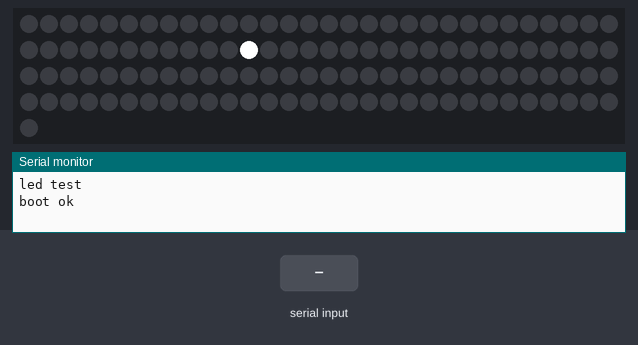
Recording of a sketch running on a simulated ESP32. On the bench: 121 RGB LEDs in strip order, left to right, continuing on the next row, the last lines printed to the serial monitor. The inputs (shaded band) are chosen by the test bench. Not simulated (calls return 0 or success): wificonfig.h.

Above: at 2.74 s.
3.8 s: "30,150\n" received over Serial
At 4.19 s:
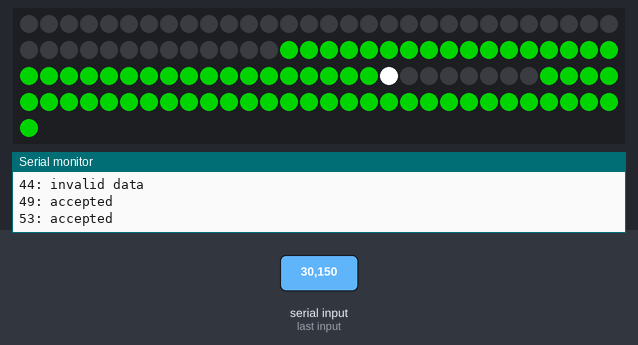
5.7 s: "90,45\n" received over Serial
At 5.89 s:
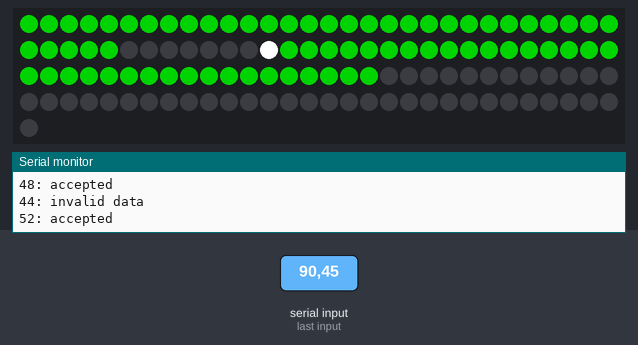
7.5 s: "0\n" received over Serial
At 8.7 s:
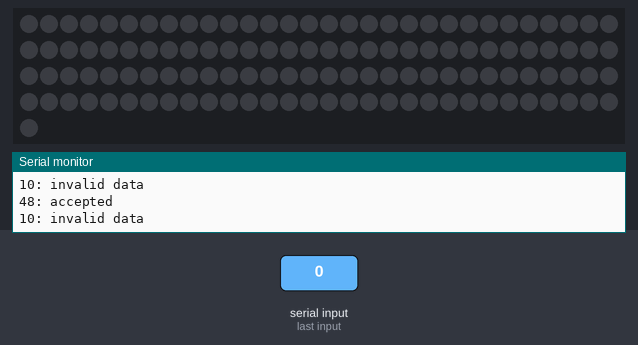
9.0 s: "5\n" received over Serial
Timing chart, 0 to 12.0 s (numbered marks = the images above; inputs shaded):
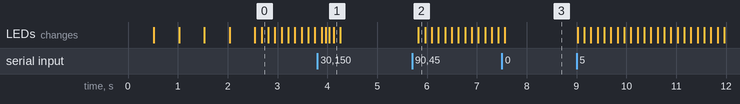

Measured:
- after the input at 3.8 s, the LEDs: first change after 0.09 s (image 1 shows a later state)
- after the input at 5.7 s, the LEDs: change after 0.12 s (image 2)
- after the input at 7.5 s, the LEDs: change after 0.06 s (image 3)

The sketch:

effects-led.ino
```cpp
#include <arduino.h>
#include <WiFi.h>
#include <FastLED.h>
#include "wificonfig.h"

#define NUM_LEDS 121 // 35*3+8*2
#define PIN_LEDS 25

#define EFFECT_MODE_NONE 0
#define EFFECT_MODE_C1_SPK 1
#define EFFECT_MODE_C2_SPK 2
#define EFFECT_MODE_JUDGE_INPROGRESS 3
#define EFFECT_MODE_C1_WIN 4
#define EFFECT_MODE_C2_WIN 5

CRGB leds[NUM_LEDS];

int textsize = 3;
// uint8_t effectMode = 0;
uint8_t effectMode = 4;
/*
0: black,
1: challenger1 speaking
2: challenger2 speaking
3: judge thinking
4: judge selected challenger1
5: judge selected challenger2
*/
uint8_t prevEffectMode = effectMode;

uint8_t challenger1CircleIndex = 0; // 0..34
uint8_t challenger1BarIndex = 42; // 42..35
uint8_t judgeCircleIndex = 43; // 43..77
uint8_t challenger2BarIndex = 78; // 78..85
uint8_t challenger2CircleIndex = 86; // 86..120
uint8_t blinkToggle = 0;

void turnOffAll();
void ledTest();
void setIndexsToStart();

void challenger1Speaking();
void challenger2Speaking();
void judgeTinking();
void challenger1Win();
void challenger2Win();

void setup() {
    Serial.begin(115200);

    // Serial.print("WiFi connect");
    // WiFi.begin(WIFI_SSID, WIFI_PASS);
    // while (WiFi.status() != WL_CONNECTED){
    //     delay(500);
    //     Serial.print('.');
    // }
    // Serial.print("\n");
    // Serial.println(WiFi.localIP());

    FastLED.addLeds<NEOPIXEL, PIN_LEDS>(leds, NUM_LEDS);
    Serial.println("led test");
    ledTest();

    Serial.println("boot ok");
}
/*
LED Mapping
  0- 34(35): Challenger1 Circle
 35- 43( 8): Challenger1 Bar
 43- 77(35): Judge Circle
 78- 86( 8): Challenger2 Bar
 87-121(35): Challenger2 Circle
*/
void loop() {
    // Serial.println("loop");
    if (Serial.available()) {
        int inByte = Serial.read();
        Serial.print(inByte);
        // NOTE: 面倒なのでとりあえずASCIIコードのまま処理する
        inByte = inByte - 48;
        if (inByte<0 || inByte>5) {
            Serial.println(": invalid data");
        } else {
            Serial.println(": accepted");
            effectMode = inByte;
        }
    }

    switch(effectMode) {
        case EFFECT_MODE_NONE: // turn off all
            turnOffAll();
            break;
        case EFFECT_MODE_C1_SPK: // challenger1 speaking
            challenger1Speaking();
            break;
        case EFFECT_MODE_C2_SPK: // challenger2 speaking
            challenger2Speaking();
            break;
        case EFFECT_MODE_JUDGE_INPROGRESS: // judge thinking
            judgeTinking();
            break;
        case EFFECT_MODE_C1_WIN: // judge selected challenger1
            challenger1Win();
            break;
        case EFFECT_MODE_C2_WIN: // judge selected challenger2
            challenger2Win();
            break;
    }
    delay(30);
}

// ----------------------------------------------------------------

void ledTest() {
    turnOffAll();
    // Challenger1 Circle
    for(int a=0;a<35;a++) {
        leds[a] = CRGB::Red; // current
    }
    FastLED.show();
    delay(500);
    // ----
    turnOffAll();
    // Challenger1 Bar
    for(int b=35;b<43;b++) {
        leds[b] = CRGB::White; // current
    }
    FastLED.show();
    delay(500);
    // ----
    turnOffAll();
    // Judge Circle
    for(int c=43;c<78;c++) {
        leds[c] = CRGB::Green; // current
    }
    FastLED.show();
    delay(500);
    // ----
    turnOffAll();
    // Challenger2 Bar
    for(int d=78;d<86;d++) {
        leds[d] = CRGB::White; // current
    }
    FastLED.show();
    delay(500);
    // ----
    turnOffAll();
    // Challenger2 Circle
    for(int e=86;e<121;e++) {
        leds[e] = CRGB::Blue; // current
    }
    FastLED.show();
    delay(500);
    // ----
    turnOffAll();
}

// ----------------------------------------------------------------

void turnOffAll() {
    for(int i=0;i<NUM_LEDS;i++) {
        leds[i] = CRGB::Black;
    }
    FastLED.show();
}

void setIndexsToStart()
{
    challenger1CircleIndex = 0; // 0..34
    challenger1BarIndex = 42; // 42..35
    judgeCircleIndex = 43; // 43..77
    challenger2BarIndex = 78; // 78..85
    challenger2CircleIndex = 86; // 86..120
}

// ----------------------------------------------------------------

void challenger1Speaking() {
    if (prevEffectMode != EFFECT_MODE_C1_SPK) {
        turnOffAll(); // clear all
        setIndexsToStart(); // clear all index
        blinkToggle = 0;
        prevEffectMode = effectMode;
    }

    // Challenger1 Circle
    for(int a=0;a<35;a++) {
        leds[a] = CRGB::Black; // clear all
    }
    leds[challenger1CircleIndex] = CRGB::Red;
    challenger1CircleIndex++; // 0..34
    if (challenger1CircleIndex>34) {
        challenger1CircleIndex = 0;
    }
    FastLED.show();
    delay(50);
}

void challenger2Speaking() {
    if (prevEffectMode != EFFECT_MODE_C2_SPK) {
        turnOffAll(); // clear all
        setIndexsToStart(); // clear all index
        blinkToggle = 0;
        prevEffectMode = effectMode;
    }

    // Challenger2 Circle
    for(int e=86;e<121;e++) {
        leds[e] = CRGB::Black; // clear all
    }
    leds[challenger2CircleIndex] = CRGB::Red;
    challenger2CircleIndex++; // 86..120
    if (challenger2CircleIndex>120) {
        challenger2CircleIndex = 86;
    }
    FastLED.show();
    delay(50);
}

void judgeTinking() {
    if (prevEffectMode != EFFECT_MODE_JUDGE_INPROGRESS) {
        turnOffAll(); // clear all
        setIndexsToStart(); // clear all index
        blinkToggle = 0;
        prevEffectMode = effectMode;
    }

    // Challenger2 Circle
    for(int c=43;c<78;c++) {
        leds[c] = CRGB::Black; // clear all
    }
    leds[judgeCircleIndex] = CRGB::Green;
    judgeCircleIndex++; // 43..77
    if (judgeCircleIndex>77) {
        judgeCircleIndex = 43;
    }
    FastLED.show();
    delay(50);
}

void challenger1Win() {
    if (prevEffectMode != EFFECT_MODE_C1_WIN) {
        turnOffAll(); // clear all
        setIndexsToStart(); // clear all index
        blinkToggle = 0;
        prevEffectMode = effectMode;
    }
    // Judge Circle
    for(int c=43;c<78;c++) {
        if (blinkToggle==0) {
            leds[c] = CRGB::Green;
        } else {
            leds[c] = CRGB::Black;
        }
    }
    // Challenger1 Circle
    for(int a=0;a<35;a++) {
        if (blinkToggle==0) {
            leds[a] = CRGB::Green;
        } else {
            leds[a] = CRGB::Black;
        }
    }
    blinkToggle++;
    if (blinkToggle>1) {
        blinkToggle = 0;
    }
    // ----
    // Challenger1 Bar
    for(int b=35;b<43;b++) {
        leds[b] = CRGB::Black; // clear all
    }
    leds[challenger1BarIndex] = CRGB::White;
    challenger1BarIndex--; // 42..35
    if (challenger1BarIndex<35) {
        challenger1BarIndex = 42;
    }
    FastLED.show();
    delay(100);
}

void challenger2Win() {
    if (prevEffectMode != EFFECT_MODE_C2_WIN) {
        turnOffAll(); // clear all
        setIndexsToStart(); // clear all index
        blinkToggle = 0;
        prevEffectMode = effectMode;
    }
    // Judge Circle
    for(int c=43;c<78;c++) {
        if (blinkToggle==0) {
            leds[c] = CRGB::Green;
        } else {
            leds[c] = CRGB::Black;
        }
    }
    // Challenger2 Circle
    for(int e=86;e<121;e++) {
        if (blinkToggle==0) {
            leds[e] = CRGB::Green;
        } else {
            leds[e] = CRGB::Black;
        }
    }
    blinkToggle++;
    if (blinkToggle>1) {
        blinkToggle = 0;
    }
    // ----
    // Challenger2 Bar
    for(int d=78;d<86;d++) {
        leds[d] = CRGB::Black; // clear all
    }
    leds[challenger2BarIndex] = CRGB::White;
    challenger2BarIndex++; // 78..85
    if (challenger2BarIndex>85) {
        challenger2BarIndex = 78;
    }
    FastLED.show();
    delay(100);
}
```
